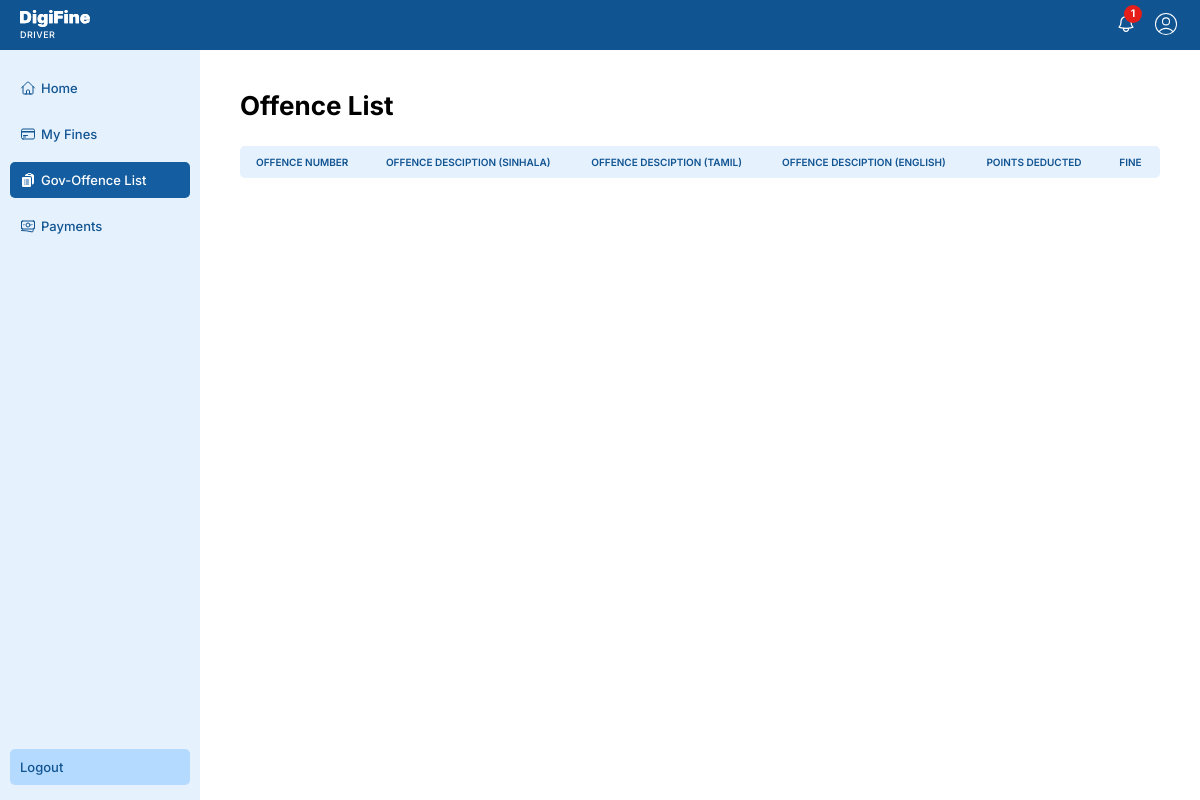
The app's page /dashboard/gov-fine-list/index.php (signed in), older data.
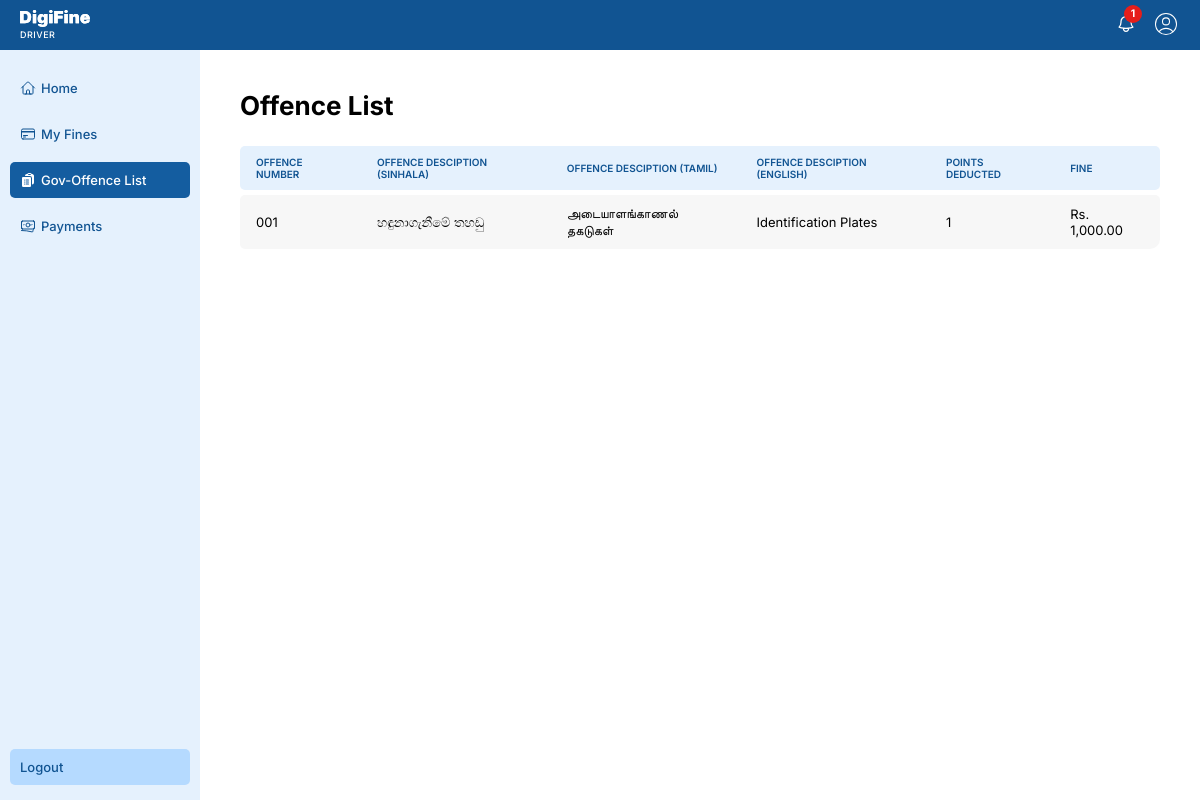
The same page, newer data.
### tables this page shows
CREATE TABLE `offences` (
  `offence_id` int(11) NOT NULL,
  `offence_number` varchar(10) DEFAULT NULL,
  `description_sinhala` varchar(255) NOT NULL,
  `description_tamil` varchar(255) NOT NULL,
  `description_english` varchar(255) NOT NULL,
  `points_deducted` int(11) DEFAULT NULL,
  `fine` decimal(10,2) NOT NULL DEFAULT 0.00
);

### dashboard/gov-fine-list/index.php (the view, shortened to what this page needs)
<?php
$pageConfig = [
    'title' => 'Gov Fine List',
    'styles' => ["../dashboard.css"],
    'scripts' => ["../dashboard.js"],
    'authRequired' => true
];
require_once "../../db/connect.php";
try {
    $sql = "SELECT offence_number, description_sinhala, description_tamil, description_english, points_deducted, fine FROM offences";
    $stmt = $conn->prepare($sql);
    $stmt->execute();
    $stmt->bind_result($offence_number, $description_sinhala, $description_tamil, $description_english, $points_deducted, $fine);
    $offences = [];
    while ($stmt->fetch()) {
        $offences[] = [
            'offence_number' => $offence_number,
            'description_sinhala' => $description_sinhala,
            'description_tamil' => $description_tamil,
            'description_english' => $description_english,
            'points_deducted' => $points_deducted,
            'fine' => $fine
        ];
    }
} catch (mysqli_sql_exception $e) {
    die("error: " . $e->getMessage());
}
include_once "../../includes/header.php";
?>
<main>
    <?php include_once "../includes/navbar.php" ?>
    <div class="dashboard-layout">
        <?php include_once "../includes/sidebar.php" ?>
        <div class="content">
            <div class="container x-large no-border">
                <h1>Offence List</h1>
                <div class="table-container">
                    <table>
                        <thead>
                            <tr>
                                <th>offence Number</th>
                                <th>offence Desciption (Sinhala)</th>
                                <th>offence Desciption (Tamil)</th>
                                <th>offence Desciption (English)</th>
                                <th>Points Deducted</th>
                                <th>Fine</th>
                            </tr>
                        </thead>
                        <tbody>
                            <?php foreach ($offences as $offence): ?>
                                <tr>
                                    <td><?php echo htmlspecialchars($offence['offence_number']); ?></td>
                                    <td><?php echo htmlspecialchars($offence['description_sinhala']); ?></td>
                                    <td><?php echo htmlspecialchars($offence['description_tamil']); ?></td>
                                    <td><?php echo htmlspecialchars($offence['description_english']); ?></td>
                                    <td><?php echo htmlspecialchars($offence['points_deducted']); ?></td>
                                    <td><?php echo "Rs. " . number_format($offence['fine'], 2); ?></td>
                                </tr>
                            <?php endforeach; ?>
                        </tbody>
                    </table>
                </div>
            </div>
        </div>
    </div>
</main>
<?php include_once "../../includes/footer.php" ?>

### includes/header.php (shortened to what this page needs)
<?php
$pageStyles = [];
if (isset($pageConfig)) {
    $pageStyles = $pageConfig['styles'] ?? [];
}
?>
<!DOCTYPE html>
<html lang="en">
<head>
    <link rel="stylesheet" href="/digifine/styles/globals.css">
    <link rel="stylesheet" href="/digifine/styles/components.css">
    <?php
    foreach ($pageStyles as $style) {
        echo "<link rel='stylesheet' href='$style'/>";
    }
    ?>
</head>
<body>

### dashboard/includes/navbar.php (shortened to what this page needs)
<header>
    <div class="logo">
        <img src="/digifine/assets/logo-white.svg" width="70" />
        <span>
            <?= $_SESSION['user']['role'] ?>
        </span>
    </div>
    <nav>
        <a href="#" class="notification-button">
            <span>1</span>
        </a>
        <a href="/digifine/dashboard/profile">
            <img src="/digifine/assets/user-circle.svg" width="28" />
        </a>
    </nav>
</header>

### dashboard/includes/sidebar.php (shortened to what this page needs)
<?php
$sidebar_user = $_SESSION['user'];
function renderLink(string $title, string $link)
{
    $path = rtrim($_SERVER['REQUEST_URI'], "/");
    $active = $path === $link || str_starts_with($path, $link . "?");
    $icon = icons[$title] ?? "";
    $icon = $icon ? ($active ? $icon['solid'] : $icon['outlined']) : "";
    echo "<a href='$link' class=" . ($active ? "active" : "") . ">$icon <span>$title</span></a>";
}
?>
<div class="sidebar">
    <div class="side-bar-links">
        <?php if ($sidebar_user['role'] === 'driver'): ?>
            <?php renderLink("Home", "/digifine/dashboard/driver/index.php") ?>
            <?php renderLink("Gov-Offence List", "/digifine/dashboard/gov-fine-list/index.php") ?>
        <?php endif ?>
    </div>
    <a href='/digifine/logout/index.php' class="logout-link">Logout</a>
</div>

### includes/footer.php (shortened to what this page needs)
</body>
</html>

### styles/globals.css (style rules this page uses)
* { margin: 0; padding: 0; box-sizing: border-box; font-family: "Inter", sans-serif; font-optical-sizing: auto; }
:root { --color-dark-blue: #115492; --color-blue: #145da0; --color-light-blue: #b5daff; --color-lighter-blue: #e5f1fd; --color-white: #ffffff; --color-black: #000000; --color-gray: #a1a1aa; --color-red: #e61e1a; --color-lighter-red: #f57876; font-size: 13px; background-color: var(--color-white); color: var(--color-black); }
a { color: inherit; text-decoration: none; }
main { display: flex; flex-direction: column; }

### dashboard/dashboard.css (style rules this page uses)
main { display: flex; flex-direction: column; }
header { height: 50px; display: flex; align-items: center; padding: 0 20px; background-color: var(--color-dark-blue); color: var(--color-white); position: sticky; top: 0; z-index: 50; }
header nav { margin-left: 20px; display: flex; flex: 1; justify-content: end; align-items: center; }
header nav a { text-transform: uppercase; font-weight: 500; margin-left: 16px; }
header .logo { display: flex; flex-direction: column; }
header .logo span { margin-top: 2px; font-size: 9px; text-transform: uppercase; font-weight: 500; letter-spacing: 0.5px; }
header .notification-button { position: relative; }
header .notification-button svg { width: 20px; height: 20px; }
header .notification-button span { position: absolute; right: -6px; top: -9px; width: 18px; height: 18px; background-color: var(--color-red); color: var(--color-white); border-radius: 999999999999999999999999px; display: flex; align-items: center; justify-content: center; font-size: 0.8rem; font-weight: 700; }
.dashboard-layout { display: flex; }
.dashboard-layout .content { display: flex; flex: 1; flex-direction: column; padding: 20px; width: 100%; max-width: 1200px; margin: 0 auto; position: relative; overflow: hidden; }
.sidebar { height: calc(100vh - 50px); position: sticky; top: 50px; overflow: auto; background-color: var(--color-lighter-blue); min-width: 200px; display: flex; flex-direction: column; padding: 20px 10px 5px 10px; z-index: 40; transition: transform 0.3s ease-in-out; justify-content: space-between; }
.side-bar-links { display: flex; flex-direction: column; }
.sidebar a { padding: 10px 10px; font-weight: 500; color: var(--color-dark-blue); border-radius: 5px; margin-bottom: 10px; display: flex; align-items: center; gap: 5px; }
.sidebar a svg { width: 16px; height: 16px; }
.sidebar a.logout-link { background-color: var(--color-light-blue); }
.sidebar a.active { background-color: var(--color-blue); color: var(--color-white); }
.container { border: 1px var(--color-gray) solid; border-radius: 5px; margin: 0 auto; width: 100%; max-width: 420px; padding: 20px; display: flex; flex-direction: column; background-color: var(--color-white); position: relative; }
.container.x-large { max-width: 100%; }
.container.no-border { border: none; }
.container h1 { margin-bottom: 20px; }
.table-container { width: 100%; overflow: auto; }
table { width: 100%; border-spacing: 0; }
table th { font-size: 10px; text-transform: uppercase; font-weight: 600; text-align: left; padding: 8px 12px; background-color: var(--color-lighter-blue); color: var(--color-dark-blue); }
table { border-spacing: 0 5px; }
thead th:first-child { border-top-left-radius: 5px; border-bottom-left-radius: 5px; }
thead th:last-child { border-top-right-radius: 5px; border-bottom-right-radius: 5px; }
tr td:first-child { border-top-left-radius: 5px; border-bottom-left-radius: 5px; }
tr td:last-child { border-top-right-radius: 5px; border-bottom-right-radius: 5px; }
table td, table th { padding: 10px 16px; }
table tr:last-child td:last-child { border-bottom-right-radius: 10px; }
table td { font-size: 8px 12px; background-color: #f7f7f7; }

Row changes from the older to the newer data that the page shows:
added offences: offence_number "001", description_sinhala "හඳුනාගැනීමේ තහඩු", description_tamil "அடையாளங்காணல் தகடுகள்", description_english "Identification Plates", points_deducted "1", fine "1,000.00"
